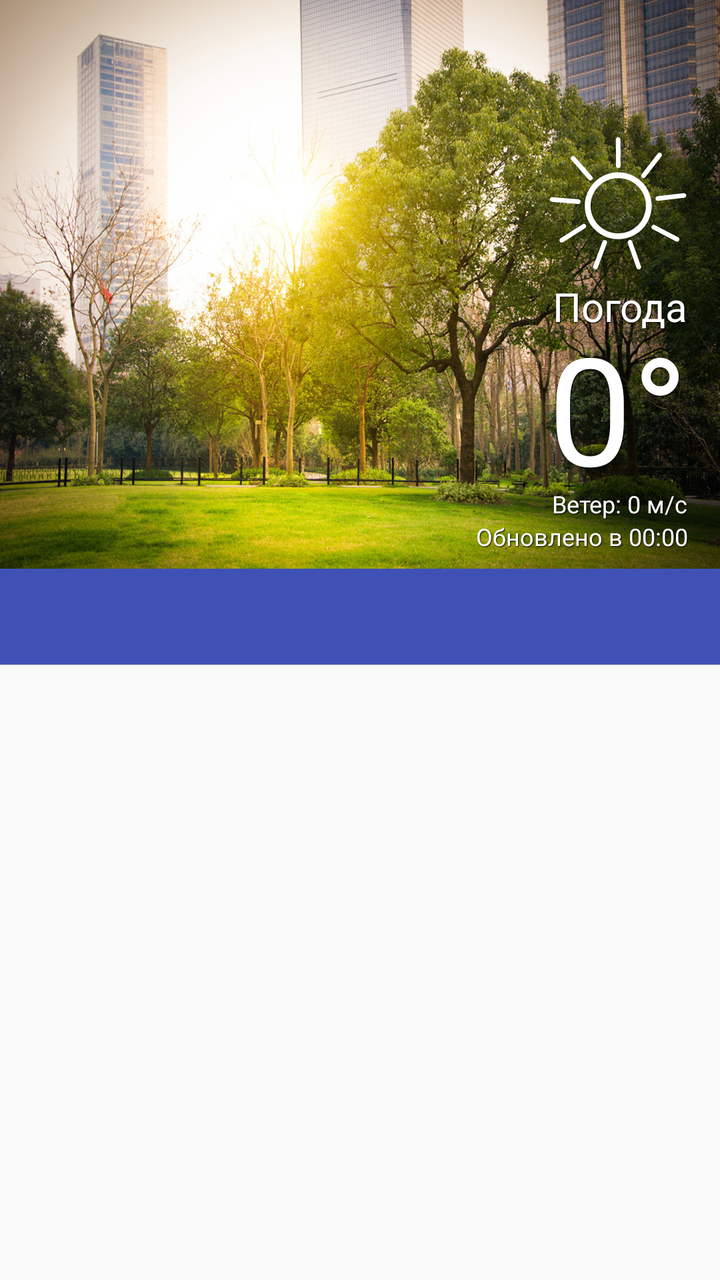
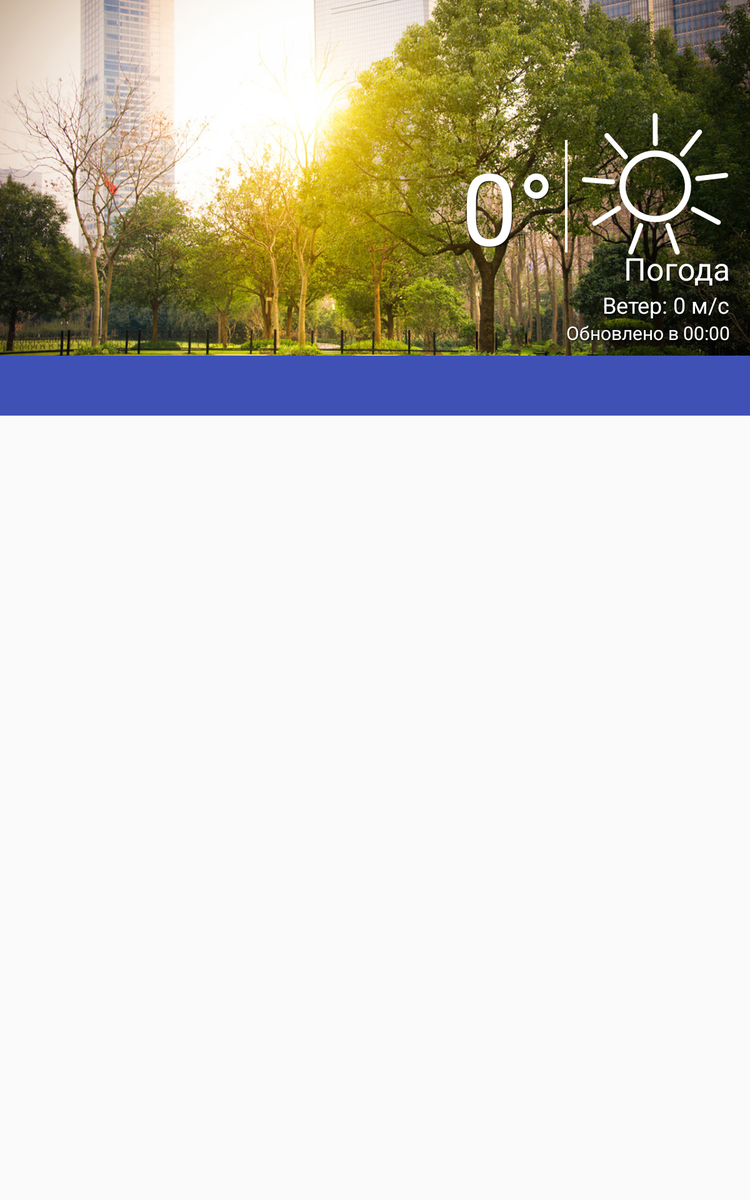

Two renders of one Android screen. The first uses the default layout on a phone; the second uses the alternative layout the repository ships for a different screen configuration, on a matching device. The two XML files are below.
<!-- AndroidManifest.xml: application theme AppTheme -->
<!-- res/layout/activity_scrolling.xml -->
<?xml version="1.0" encoding="utf-8"?>
<android.support.design.widget.CoordinatorLayout
    xmlns:android="http://schemas.android.com/apk/res/android"
    xmlns:app="http://schemas.android.com/apk/res-auto"
    xmlns:tools="http://schemas.android.com/tools"
    android:layout_width="match_parent"
    android:layout_height="match_parent"
    android:fitsSystemWindows="true"
    tools:context="bs.joker.weatherforecast.ui.activity.BaseActivity">

    <android.support.design.widget.AppBarLayout
        android:id="@+id/app_bar"
        android:layout_width="match_parent"
        android:layout_height="wrap_content"
        android:fitsSystemWindows="true"
        android:theme="@style/AppTheme.AppBarOverlay">

        <android.support.design.widget.CollapsingToolbarLayout
            android:id="@+id/collapsing_toolbar_layout"
            android:layout_width="match_parent"
            android:layout_height="match_parent"
            android:fitsSystemWindows="true"
            android:includeFontPadding="false"
            app:contentScrim="?attr/colorPrimary"
            app:expandedTitleMarginStart="12dp"
            app:expandedTitleMarginBottom="12dp"
            app:expandedTitleMarginEnd="130dp"
            app:layout_scrollFlags="scroll|exitUntilCollapsed|snap">

            <RelativeLayout
                android:id="@+id/back_content"
                android:layout_width="match_parent"
                android:layout_height="match_parent"
                android:background="@drawable/bg_d"
                android:fitsSystemWindows="true"
                app:layout_collapseMode="parallax"
                tools:ignore="ContentDescription">

                <TextView
                    android:id="@+id/tv_time_last_update"
                    android:layout_width="wrap_content"
                    android:layout_height="wrap_content"
                    android:layout_alignParentBottom="true"
                    android:layout_alignParentEnd="true"
                    android:layout_alignParentRight="true"
                    android:layout_marginBottom="8dp"
                    android:layout_marginEnd="16dp"
                    android:layout_marginRight="16dp"
                    android:text="Обновлено в 00:00"
                    android:textColor="@android:color/white"
                    android:textSize="12sp"
                    android:shadowColor="@android:color/black"
                    android:shadowRadius="1.0"
                    android:shadowDx="1"
                    android:shadowDy="1"/>

                <TextView
                    android:id="@+id/wind"
                    android:layout_width="wrap_content"
                    android:layout_height="wrap_content"
                    android:layout_above="@+id/tv_time_last_update"
                    android:layout_alignEnd="@+id/tv_time_last_update"
                    android:layout_alignRight="@+id/tv_time_last_update"
                    android:text="Ветер: 0 м/с"
                    android:textColor="@android:color/white"
                    android:textSize="12sp"
                    android:shadowColor="@android:color/black"
                    android:shadowRadius="1.0"
                    android:shadowDx="1"
                    android:shadowDy="1"/>

                <TextView
                    android:id="@+id/tv_condition"
                    android:layout_width="wrap_content"
                    android:layout_height="wrap_content"
                    android:layout_above="@+id/tv_temperature"
                    android:layout_alignEnd="@+id/tv_temperature"
                    android:layout_alignRight="@+id/tv_temperature"
                    android:translationY="8dp"
                    android:text="Погода"
                    android:textColor="@android:color/white"
                    android:textSize="20sp"
                    android:shadowColor="@android:color/black"
                    android:shadowRadius="1.0"
                    android:shadowDx="1"
                    android:shadowDy="1"/>

                <TextView
                    android:id="@+id/tv_temperature"
                    android:layout_width="wrap_content"
                    android:layout_height="85dp"
                    android:layout_above="@+id/wind"
                    android:layout_alignEnd="@+id/wind"
                    android:layout_alignRight="@+id/wind"
                    android:translationY="-5dp"
                    android:text="0°"
                    android:textColor="@android:color/white"
                    android:textSize="75sp"
                    android:shadowColor="@android:color/black"
                    android:shadowRadius="1.0"
                    android:shadowDx="1"
                    android:shadowDy="1"/>

                <ImageView
                    android:id="@+id/icon_cond"
                    android:layout_width="70dp"
                    android:layout_height="70dp"
                    android:src="@drawable/clear_sky_d"
                    android:layout_above="@+id/tv_condition"
                    android:translationY="5dp"
                    android:layout_alignEnd="@+id/tv_condition"
                    android:layout_alignRight="@+id/tv_condition"
                    android:shadowColor="@android:color/black"
                    android:shadowRadius="1.0"
                    android:shadowDx="1"
                    android:shadowDy="1"/>
            </RelativeLayout>

            <android.support.v7.widget.Toolbar
                android:id="@+id/toolbar"
                style="@style/ToolBarWithNavigationDrawerMenu"
                android:layout_width="match_parent"
                android:layout_height="45dp"
                app:layout_collapseMode="pin"
                app:layout_scrollFlags="scroll|enterAlways|snap"
                app:popupTheme="@style/AppTheme.PopupOverlay"/>

        </android.support.design.widget.CollapsingToolbarLayout>

        <android.support.design.widget.TabLayout
            android:layout_width="match_parent"
            android:layout_height="wrap_content"
            android:id="@+id/tabs"
            app:tabTextColor="@color/colorDivider"
            app:tabSelectedTextColor="@color/selected_tab"
            app:tabIndicatorColor="@color/selected_tab"

            app:tabIndicatorHeight="2dp"/>

    </android.support.design.widget.AppBarLayout>

    <android.support.v4.view.ViewPager
        android:id="@+id/view_pager"
        android:layout_width="match_parent"
        android:layout_height="match_parent"
        app:layout_behavior="@string/appbar_scrolling_view_behavior">
    </android.support.v4.view.ViewPager>

</android.support.design.widget.CoordinatorLayout>
<!-- resources referenced by this layout -->
<resources>
  <color name="colorDivider">#c6c6c6</color>
  <color name="selected_tab">#ffffff</color>
  <!-- drawable bg_d: jpg bitmap (drawable-xxhdpi, 630995 bytes) -->
  <!-- drawable clear_sky_d (drawable) -->
  <vector xmlns:android="http://schemas.android.com/apk/res/android"
          android:width="84dp"
          android:height="84dp"
          android:viewportHeight="1500.0"
          android:viewportWidth="1500.0">
      <path
          android:fillColor="#ffffff"
          android:pathData="M473,463c9,11 8,26 -2,35l0,0c-11,9 -26,8 -35,-2l-186,-212c-9,-10 -8,-26 3,-35l0,0c10,-9 26,-8 35,2l185,212 0,0zM1042,470c-9,11 -24,13 -35,4l0,0c-11,-8 -13,-24 -4,-35l173,-222c8,-10 24,-12 35,-4l0,0c11,9 13,24 4,35l-173,222 0,0zM996,1425c4,13 -2,27 -15,32l0,0c-13,4 -28,-3 -32,-16l-94,-265c-4,-13 3,-28 15,-32l0,0c13,-5 28,2 32,15l94,266 0,0zM1122,1027c-12,-7 -17,-22 -10,-34l0,0c6,-12 21,-17 33,-10l250,131c12,6 17,21 10,33l0,0c-6,13 -21,17 -34,11l-249,-131 0,0zM327,707c13,1 23,13 22,27l0,0c-1,14 -13,24 -26,23l-281,-23c-14,-1 -24,-13 -23,-27l0,0c1,-13 13,-24 27,-23l281,23 0,0zM753,480c-164,0 -297,132 -297,296 0,163 133,296 297,296 163,0 296,-133 296,-296 0,-164 -133,-296 -296,-296zM1042,470l0,0 0,0zM996,1425l0,0 0,0zM1179,723c-13,1 -26,-8 -27,-22l0,0c-2,-14 8,-26 22,-28l279,-32c14,-2 26,8 28,21l0,0c2,14 -8,27 -22,28l-280,33zM1122,1027l0,0 0,0zM584,1160c5,-13 20,-20 33,-15l0,0c12,5 19,19 14,32l-99,264c-5,13 -19,19 -32,14l0,0c-13,-5 -20,-19 -15,-32l99,-263zM372,974c11,-7 27,-4 34,8l0,0c8,11 4,27 -8,34l-238,151c-11,7 -27,4 -34,-8l0,0c-7,-12 -4,-27 8,-34l238,-151zM327,707l0,0 0,0zM778,348c1,14 -11,25 -24,25l0,0c-14,1 -25,-10 -25,-24l-2,-282c0,-14 11,-25 24,-25l0,0c14,0 25,11 25,25l2,281zM473,463l0,0 0,0zM753,1134c-198,0 -359,-160 -359,-358 0,-198 161,-359 359,-359 197,0 358,161 358,359 0,198 -161,358 -358,358z"/>
  </vector>
  <style name="AppTheme.AppBarOverlay" parent="ThemeOverlay.AppCompat.Dark.ActionBar" />
  <style name="AppTheme.PopupOverlay" parent="ThemeOverlay.AppCompat.Light" />
  <style name="ToolBarWithNavigationDrawerMenu">
          <item name="android:navigationIcon">@drawable/abc_ic_menu_overflow_material</item>
      </style>
  <style name="AppTheme" parent="Theme.AppCompat.Light.DarkActionBar">
          
          <item name="colorPrimary">@color/colorPrimary</item>
          <item name="colorPrimaryDark">@color/colorPrimaryDark</item>
          <item name="colorAccent">@color/colorAccent</item>
      </style>
  <color name="colorPrimary">#3F51B5</color>
  <color name="colorPrimaryDark">#303F9F</color>
  <color name="colorAccent">#FF4081</color>
</resources>
<!-- res/layout-sw600dp/activity_scrolling.xml (the repository's variant of the layout above) -->
<!-- drawn on a 7-inch tablet held upright -->
<?xml version="1.0" encoding="utf-8"?>
<android.support.design.widget.CoordinatorLayout
    xmlns:android="http://schemas.android.com/apk/res/android"
    xmlns:app="http://schemas.android.com/apk/res-auto"
    xmlns:tools="http://schemas.android.com/tools"
    android:layout_width="match_parent"
    android:layout_height="match_parent"
    android:fitsSystemWindows="true"
    tools:context="bs.joker.weatherforecast.ui.activity.BaseActivity">

    <android.support.design.widget.AppBarLayout
        android:id="@+id/app_bar"
        android:layout_width="match_parent"
        android:layout_height="wrap_content"
        android:fitsSystemWindows="true"
        android:theme="@style/AppTheme.AppBarOverlay">

        <android.support.design.widget.CollapsingToolbarLayout
            android:id="@+id/collapsing_toolbar_layout"
            android:layout_width="match_parent"
            android:layout_height="match_parent"
            android:fitsSystemWindows="true"
            android:includeFontPadding="false"
            app:contentScrim="?attr/colorPrimary"
            app:expandedTitleMarginBottom="12dp"
            app:expandedTitleMarginEnd="130dp"
            app:expandedTitleMarginStart="12dp"
            app:layout_scrollFlags="scroll|exitUntilCollapsed|snap">

            <RelativeLayout
                android:id="@+id/back_content"
                android:layout_width="match_parent"
                android:layout_height="match_parent"
                android:fitsSystemWindows="true"
                app:layout_collapseMode="parallax"
                tools:ignore="ContentDescription">

                <ImageView
                    android:layout_width="match_parent"
                    android:layout_height="wrap_content"
                    android:layout_alignParentBottom="true"
                    android:layout_alignParentLeft="true"
                    android:layout_alignParentStart="true"
                    android:scaleType="centerCrop"
                    android:src="@drawable/bg_d" />

                <TextView
                    android:id="@+id/tv_time_last_update"
                    android:layout_width="wrap_content"
                    android:layout_height="wrap_content"
                    android:layout_alignParentBottom="true"
                    android:layout_alignParentEnd="true"
                    android:layout_alignParentRight="true"
                    android:layout_marginBottom="8dp"
                    android:layout_marginEnd="16dp"
                    android:layout_marginRight="16dp"
                    android:shadowColor="@android:color/black"
                    android:shadowDx="1"
                    android:shadowDy="1"
                    android:shadowRadius="1.0"
                    android:text="Обновлено в 00:00"
                    android:textColor="@android:color/white"
                    android:textSize="15sp" />

                <TextView
                    android:id="@+id/wind"
                    android:layout_width="wrap_content"
                    android:layout_height="wrap_content"
                    android:layout_above="@+id/tv_time_last_update"
                    android:layout_alignEnd="@+id/tv_time_last_update"
                    android:layout_alignRight="@+id/tv_time_last_update"
                    android:shadowColor="@android:color/black"
                    android:shadowDx="1"
                    android:shadowDy="1"
                    android:shadowRadius="1.0"
                    android:text="Ветер: 0 м/с"
                    android:textColor="@android:color/white"
                    android:textSize="18sp" />

                <TextView
                    android:id="@+id/tv_condition"
                    android:layout_width="wrap_content"
                    android:layout_height="wrap_content"
                    android:layout_above="@+id/wind"
                    android:layout_alignEnd="@+id/wind"
                    android:layout_alignRight="@+id/wind"
                    android:shadowColor="@android:color/black"
                    android:shadowDx="1"
                    android:shadowDy="1"
                    android:shadowRadius="1.0"
                    android:text="Погода"
                    android:textColor="@android:color/white"
                    android:textSize="25sp" />

                <TextView
                    android:id="@+id/tv_temperature"
                    android:layout_width="wrap_content"
                    android:layout_height="90dp"
                    android:layout_alignBottom="@+id/icon_cond"
                    android:layout_marginEnd="20dp"
                    android:layout_marginRight="20dp"
                    android:layout_toLeftOf="@+id/icon_cond"
                    android:layout_toStartOf="@+id/icon_cond"
                    android:shadowColor="@android:color/black"
                    android:shadowDx="1"
                    android:shadowDy="1"
                    android:shadowRadius="1.0"
                    android:text="0°"
                    android:textColor="@android:color/white"
                    android:textSize="80sp" />

                <ImageView
                    android:id="@+id/icon_cond"
                    android:layout_width="120dp"
                    android:layout_height="120dp"
                    android:layout_alignEnd="@+id/wind"
                    android:layout_alignRight="@+id/wind"
                    android:layout_centerVertical="true"
                    android:shadowColor="@android:color/black"
                    android:shadowDx="1"
                    android:shadowDy="1"
                    android:shadowRadius="1.0"
                    android:src="@drawable/clear_sky_d"
                    android:translationY="5dp" />

                <ImageView
                    android:layout_width="2dp"
                    android:layout_height="90dp"
                    android:layout_alignBottom="@+id/icon_cond"
                    android:layout_marginRight="10dp"
                    android:layout_toLeftOf="@+id/icon_cond"
                    android:background="@android:color/white"
                    android:shadowColor="@android:color/black"
                    android:shadowDx="1"
                    android:shadowDy="1"
                    android:shadowRadius="1.0" />
            </RelativeLayout>

            <android.support.v7.widget.Toolbar
                android:id="@+id/toolbar"
                style="@style/ToolBarWithNavigationDrawerMenu"
                android:layout_width="match_parent"
                android:layout_height="45dp"
                app:layout_collapseMode="pin"
                app:layout_scrollFlags="scroll|enterAlways|snap"
                app:popupTheme="@style/AppTheme.PopupOverlay" />

        </android.support.design.widget.CollapsingToolbarLayout>

        <android.support.design.widget.TabLayout
            android:id="@+id/tabs"
            android:layout_width="match_parent"
            android:layout_height="wrap_content"
            app:tabGravity="fill"
            app:tabIndicatorColor="@color/selected_tab"
            app:tabIndicatorHeight="2dp"
            app:tabSelectedTextColor="@color/selected_tab"
            app:tabTextColor="@color/colorDivider" />

    </android.support.design.widget.AppBarLayout>

    <android.support.v4.view.ViewPager
        android:id="@+id/view_pager"
        android:layout_width="match_parent"
        android:layout_height="match_parent"
        app:layout_behavior="@string/appbar_scrolling_view_behavior">
    </android.support.v4.view.ViewPager>

</android.support.design.widget.CoordinatorLayout>
